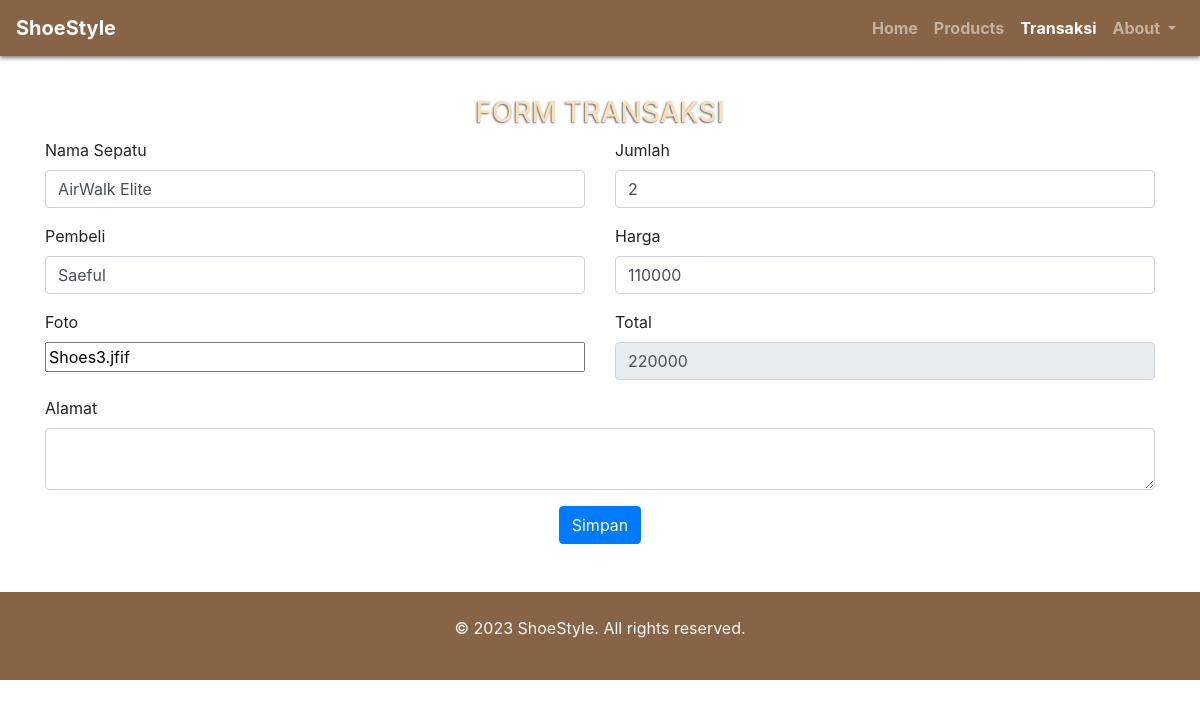
/crud/edit.php?id=16, run on the app's committed database.
### tables this page shows
CREATE TABLE `transaksi` (
  `id` int(11) NOT NULL,
  `nama_barang` varchar(35) NOT NULL,
  `pembeli` varchar(35) NOT NULL,
  `foto` varchar(200) NOT NULL,
  `jumlah` int(25) NOT NULL,
  `harga` varchar(30) NOT NULL,
  `total` varchar(40) NOT NULL,
  `alamat` varchar(50) NOT NULL
);

### crud/sql.php (called while the page is built, shortened)
<?php
class Transaksi
{
    public function __construct()
    {
        $this->db = new PDO('mysql:host=localhost; dbname=database_penjualan', "root", "");
    }
    public function editTransaksi($id)
    {
        $sql = "SELECT * FROM transaksi WHERE id = '$id'";
        $query = $this->db->query($sql);
        return $query;
    }
}

### crud/edit.php (the view, shortened to what this page needs)
<?php
require('sql.php');
if (isset($_GET['id'])) {
    $Lib = new Transaksi();
    $sepatu = $Lib->editTransaksi($_GET['id']);
    $edit = $sepatu->fetch(PDO::FETCH_OBJ);
?>
<!DOCTYPE html>
<html lang="en">
<head>
    <link rel="stylesheet" type="text/css" href="https://maxcdn.bootstrapcdn.com/bootstrap/4.0.0/css/bootstrap.min.css">
    <link rel="stylesheet" href="../asset/style/style.css">
    <link rel="stylesheet" href="https://cdnjs.cloudflare.com/ajax/libs/font-awesome/6.4.0/css/all.min.css">
</head>
<body>
    <nav class="navbar navbar-expand-lg navbar-dark fixed-top " id="navbar">
        <a class="navbar-brand judul" href="#">ShoeStyle</a>
        <div class="collapse navbar-collapse" id="navbarNav">
            <ul class="navbar-nav ml-auto">
                <li class="nav-item ">
                    <a class="nav-link" href="../halaman.php">Home</a>
                </li>
                <li class="nav-item">
                    <a class="nav-link" href="#">Products</a>
                </li>
                <li class="nav-item">
                    <a class="nav-link active" href="#">Transaksi</a>
                </li>
                <li class="nav-item dropdown ">
                    <a class="nav-link dropdown-toggle " href="#" role="button" data-toggle="dropdown"
                        aria-expanded="false">
                        About
                    </a>
                </li>
            </ul>
        </div>
    </nav>
    <div class="container pt-5">
        <form action="simpan_edit.php" method="POST">
            <h3 class="text-center mt-5 data">FORM TRANSAKSI</h3>
            <div class="row">
                <div class="col-md-6">
                    <div class="form-group">
                        <label for="form-nama-barang">Nama Sepatu</label>
                        <input type="text" id="form-nama-barang" name="nama_barang" class="form-control"
                            value="<?= $edit->nama_barang; ?>" required>
                    </div>
                    <div class="form-group">
                        <label for="form-pembeli">Pembeli</label>
                        <input type="text" id="form-pembeli" name="pembeli" class="form-control"
                            value="<?= $edit->pembeli; ?>" required>
                    </div>
                    <div class="form-foto">
                        <label for="form-foto">Foto</label>
                        <input type="text" id="form-foto" name="foto" class="form-control-file"
                            value="<?= $edit->foto; ?>" required>
                    </div>
                </div>
                <div class="col-md-6">
                    <div class="form-group">
                        <label for="form-jumlah">Jumlah</label>
                        <input type="number" id="form-jumlah" name="jumlah" class="form-control"
                            value="<?= $edit->jumlah; ?>" required>
                    </div>
                    <div class="form-group">
                        <label for="form-harga">Harga</label>
                        <input type="number" id="total-harga" name="harga" class="form-control"
                            value="<?= $edit->harga; ?>" required>
                    </div>
                    <div class="form-group">
                        <label for="form-total">Total</label>
                        <input type="text" id="form-total" name="total" class="form-control"
                            value="<?= $edit->total; ?>" readonly>
                    </div>
                </div>
            </div>
            <div class="form-group">
                <label for="alamat">Alamat</label>
                <textarea id="alamat" name="alamat" class="form-control" value="<?= $edit->alamat; ?>"
                    required></textarea>
            </div>
            <div class="text-center">
                <button class="btn btn-primary" name="update">Simpan</button>
            </div>
        </form>
    </div>
    <footer class="footer text-light text-center py-4 mt-5">
        <p>&copy; 2023 ShoeStyle. All rights reserved.</p>
    </footer>
</body>
</html>
<?php
}

### asset/style/style.css (style rules this page uses)
html { scroll-behavior: smooth; }
.navbar { background: #876445; top: 0; left: 0; width: 100%; transition: top 0.3s; z-index: 100; box-shadow: 0 2px 4px rgba(0, 0, 0, 0.5); }
.nav-item { font-weight: bold; }
.judul { font-weight: bold; font-size: 20px; cursor: pointer; }
.footer { background: #876445; }
.data { color: #f9e0bb; text-shadow: -1px 1px 2px rgba(0, 0, 0, 0.6); cursor: pointer; }

### data on the page
transaksi: nama_barang "AirWalk Elite", pembeli "Saeful", foto "Shoes3.jfif", jumlah "2", harga "110000", total "220000"
